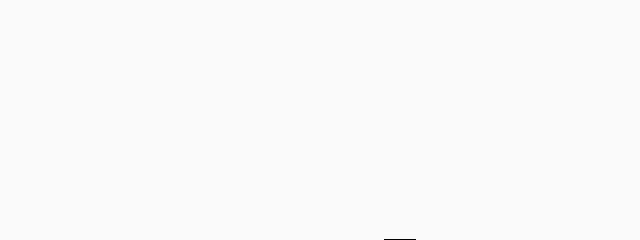
Frame 1 (no input)
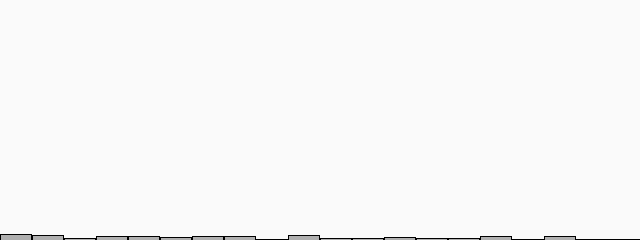
Frame 60 (the mouse pressed at the canvas centre just before this capture)
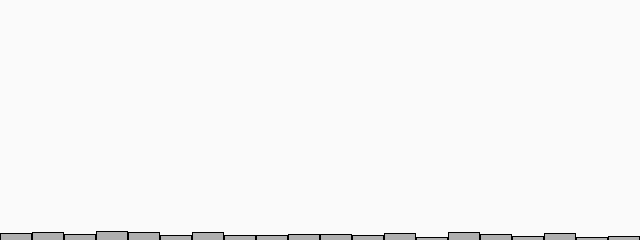
Frame 120 (the mouse held since frame 60 and released just before this capture)

The Processing sketch that drew these frames (run headless with seeded random() and noise(); from frame 60 on, the mouse is pressed at the canvas centre):

// Processing sketch: Rand_Num_Dist
// ── Rand_Num_Dist.pde
int[] randomCounts;

void setup() {
  size(640, 240);
  randomCounts = new int[20];
}

void draw() {
  background(250);
  
  int index = int(random(randomCounts.length));
  randomCounts[index]++;
  
  stroke(0);
  fill(175);
  int w = width/randomCounts.length;
  
  for (int x = 0; x < randomCounts.length; x++) {
    rect(x*w, height-randomCounts[x], w-1, randomCounts[x]);
  }
}
